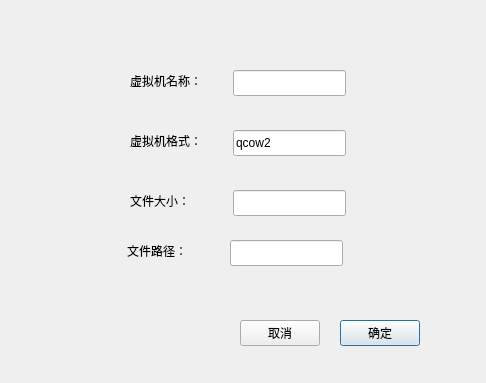
<?xml version="1.0" encoding="UTF-8"?>
<ui version="4.0">
 <class>CreateMachineDialog</class>
 <widget class="QDialog" name="CreateMachineDialog">
  <property name="geometry">
   <rect>
    <x>0</x>
    <y>0</y>
    <width>486</width>
    <height>383</height>
   </rect>
  </property>
  <property name="windowTitle">
   <string>Dialog</string>
  </property>
  <widget class="QLineEdit" name="lineEditName">
   <property name="geometry">
    <rect>
     <x>233</x>
     <y>70</y>
     <width>113</width>
     <height>26</height>
    </rect>
   </property>
  </widget>
  <widget class="QLabel" name="label">
   <property name="geometry">
    <rect>
     <x>130</x>
     <y>70</y>
     <width>81</width>
     <height>21</height>
    </rect>
   </property>
   <property name="text">
    <string>虚拟机名称：</string>
   </property>
  </widget>
  <widget class="QLineEdit" name="lineEditFormat">
   <property name="geometry">
    <rect>
     <x>233</x>
     <y>130</y>
     <width>113</width>
     <height>26</height>
    </rect>
   </property>
   <property name="text">
    <string>qcow2</string>
   </property>
  </widget>
  <widget class="QLabel" name="label_2">
   <property name="geometry">
    <rect>
     <x>130</x>
     <y>130</y>
     <width>81</width>
     <height>21</height>
    </rect>
   </property>
   <property name="text">
    <string>虚拟机格式：</string>
   </property>
  </widget>
  <widget class="QLineEdit" name="lineEditSize">
   <property name="geometry">
    <rect>
     <x>233</x>
     <y>190</y>
     <width>113</width>
     <height>26</height>
    </rect>
   </property>
   <property name="text">
    <string/>
   </property>
  </widget>
  <widget class="QLabel" name="label_3">
   <property name="geometry">
    <rect>
     <x>130</x>
     <y>190</y>
     <width>81</width>
     <height>21</height>
    </rect>
   </property>
   <property name="text">
    <string>文件大小：</string>
   </property>
  </widget>
  <widget class="QPushButton" name="pushButtonYes">
   <property name="geometry">
    <rect>
     <x>340</x>
     <y>320</y>
     <width>80</width>
     <height>26</height>
    </rect>
   </property>
   <property name="text">
    <string>确定</string>
   </property>
  </widget>
  <widget class="QPushButton" name="pushButtonCancel">
   <property name="geometry">
    <rect>
     <x>240</x>
     <y>320</y>
     <width>80</width>
     <height>26</height>
    </rect>
   </property>
   <property name="text">
    <string>取消</string>
   </property>
  </widget>
  <widget class="QLabel" name="label_4">
   <property name="geometry">
    <rect>
     <x>127</x>
     <y>240</y>
     <width>81</width>
     <height>21</height>
    </rect>
   </property>
   <property name="text">
    <string>文件路径：</string>
   </property>
  </widget>
  <widget class="QLineEdit" name="lineEditPath">
   <property name="geometry">
    <rect>
     <x>230</x>
     <y>240</y>
     <width>113</width>
     <height>26</height>
    </rect>
   </property>
   <property name="text">
    <string/>
   </property>
  </widget>
 </widget>
 <resources/>
 <connections/>
</ui>
